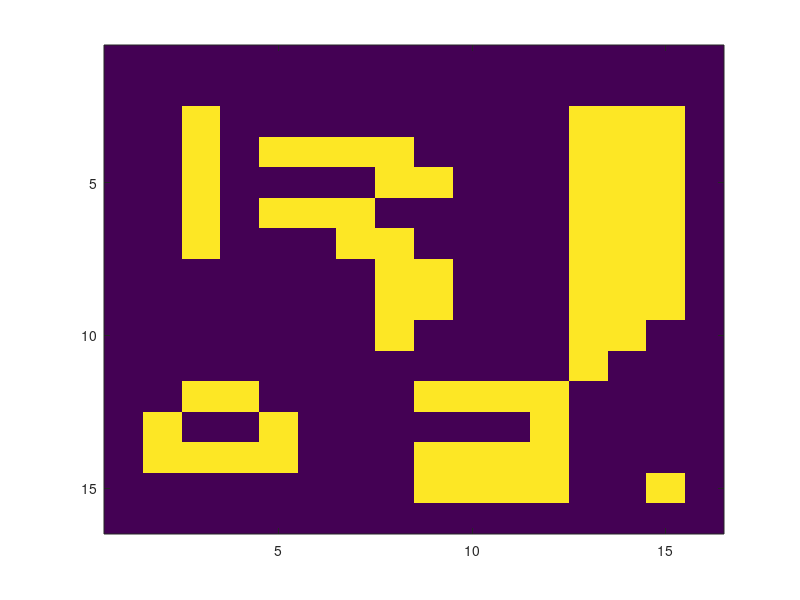

This chart was generated by the following MATLAB code: (Note: this script raises an error after producing the figure.)
%% Intro
clear; close all; clc
load Image1.mat
imagesc(Image1);
imagegrid(gca,size(Image1));
colormap(gca,hot);

%% Erosion
se1 = strel('square',3)
se2 = strel('disk',1)

subplot(2,2,1);
imagesc(Image1);
imagegrid(gca,size(Image1));
colormap(hot);
title('Original');

e1 = imerode(Image1, se1);
e2 = imerode(Image1, se2);

subplot(2,2,3)
imagesc(e1)
imagegrid(gca,size(Image1));
colormap(hot);
title('3x3 square erosion')

subplot(2,2,4)
imagesc(e2)
imagegrid(gca,size(Image1));
colormap(hot);
title('3x3 disk erosion')

%% Dilation
subplot(2,2,1);
imagesc(Image1);
imagegrid(gca,size(Image1));
colormap(hot);
title('Original');

d1 = imdilate(Image1, se1);
d2 = imdilate(Image1, se2);

subplot(2,2,3)
imagesc(d1)
imagegrid(gca,size(Image1));
colormap(hot);
title('3x3 square dilation')

subplot(2,2,4)
imagesc(d2)
imagegrid(gca,size(Image1));
colormap(hot);
title('3x3 disk dilation')

%% Opening
load Image1.mat

subplot(2,2,1);
imagesc(Image1);
imagegrid(gca,size(Image1));
colormap(hot);
title('Original');

o1 = imopen(Image1, se1);
%o2 = imopen(Image1, se2);
o2 = mopen(Image1, se1);

subplot(2,2,3)
imagesc(o1)
imagegrid(gca,size(o1));
colormap(hot);
title('3x3 square opening')

subplot(2,2,4)
imagesc(o2)
imagegrid(gca,size(o2));
colormap(hot);
title('3x3 square opening (own function)')

%subplot(2,2,4)
%imagesc(o2)
%imagegrid(gca,size(o2));
%colormap(hot);
%title('3x3 disk opening')

%% Closing
load Image1.mat

subplot(2,2,1);
imagesc(Image1);
imagegrid(gca,size(Image1));
colormap(hot);
title('Original');

c1 = imclose(Image1, se1);
c2 = mclose(Image1, se1);

subplot(2,2,3)
imagesc(c1)
imagegrid(gca,size(c1));
colormap(hot);
title('3x3 square closing')

subplot(2,2,4)
imagesc(c2)
imagegrid(gca,size(c2));
colormap(hot);
title('3x3 square closing (own function)')

% The difference in the borders of the images is due to the different ways
% that Matlab uses padding. Imerode pads with the maximum value in the
% image (1), while imdilate pads with the minimum value in the image (0).
% It was not found how imclose pads, but this variation between the
% functions are due to different padding.
%% Rects
load rects.mat

subplot(2,1,1);
imagesc(rects);
colormap(hot);
title('Original');

se3 = strel('square',9);
o3 = imopen(rects, se3);

subplot(2,1,2)
imagesc(o3)
colormap(hot);
title('9x9 square opening')

%% Brain
clear all,close all,clc;
I = imread('BrainCT.png');
figure;
imshow(I);
%%
% Show the histogram
figure;
imhist(I)
%%
% Remove intensities below 90
I2 = I > 90;
figure;
imshow(I2);
%%
% Define structural elements
se4 = strel('square',9);
se5 = strel('square',5);
se6 = strel('square',3);

Imask = imclose(I2, se4);
I4 = imopen(Imask, se5);
I5 = imerode(I4, se6);
I6 = imdilate(I5,se4);

figure;
subplot(2,2,1);
imshow(I);
title('Original with threshold');

subplot(2,2,2)
imshow(I6)
title('3x3 square erosion, 5x5 square dilation')

subplot(2,2,3)
imshow(Imask)
title('9x9 square closing')

subplot(2,2,4)
imshow(I4)
title('5x5 square opening')

%% Compute boundary with dilation
I_dil = imdilate(Imask,se6);
I_boundary = I_dil - Imask;
figure;
subplot(1,2,1)
imshow(I_boundary);
title('Boundary found with dilation')

% Compute boundary with erosion
I_ero = imerode(Imask,se6);
I_boundary2 = Imask - I_ero;
subplot(1,2,2)
imshow(I_boundary2);
title('Boundary found with erosion')

% When the boundary is found using dilation, the object will appear bigger,
% than when it is found with erosion. It changes since the boundary is
% either found as the outline outside or inside the "real" boundary of the
% bones.